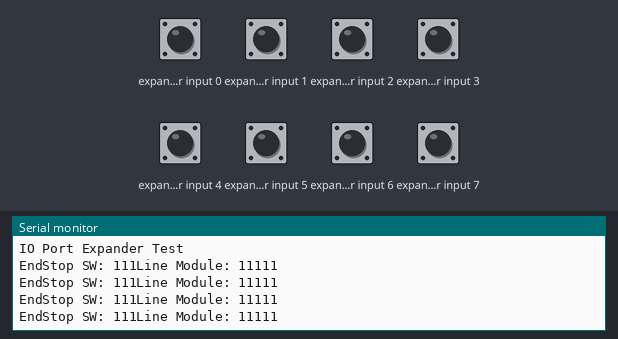
Recording of a sketch running on a simulated ESP32. Shown: the last lines printed to the serial monitor. Wiring (inferred from the names in the program): PCF8574 port expander at I2C address 0x23. The inputs (shaded band) are chosen by the test bench; at power-on: expander input 0–7 HIGH.

Above: at 1.8 s.
1.9 s: expander input 0 pulled LOW for 0.6 s
At 2.4 s:
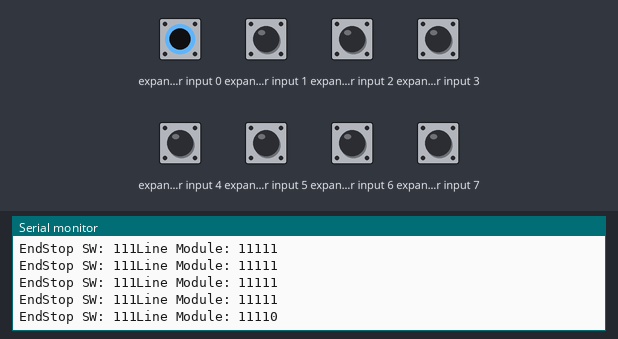
4.0 s: expander input 1 pulled LOW for 0.6 s
At 4.4 s:
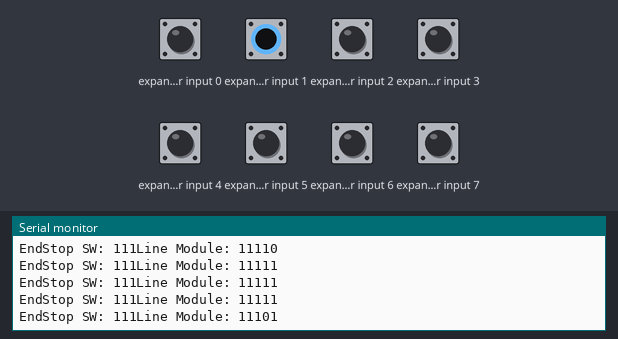
6.1 s: expander input 2 pulled LOW for 0.6 s
At 6.9 s:
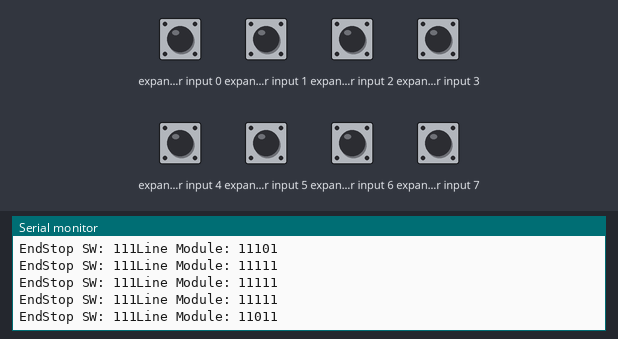
8.2 s: expander input 3 pulled LOW for 0.6 s
At 8.9 s:
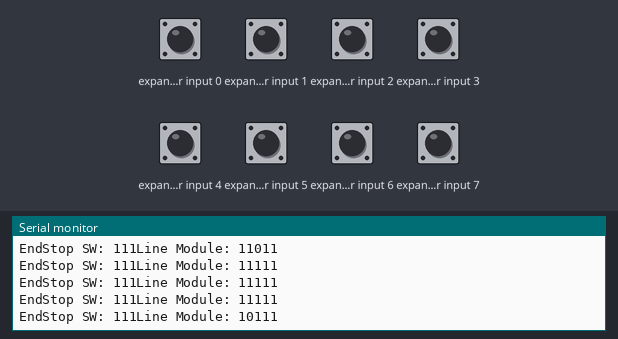
10.3 s: expander input 4 pulled LOW for 0.6 s
At 10.9 s:
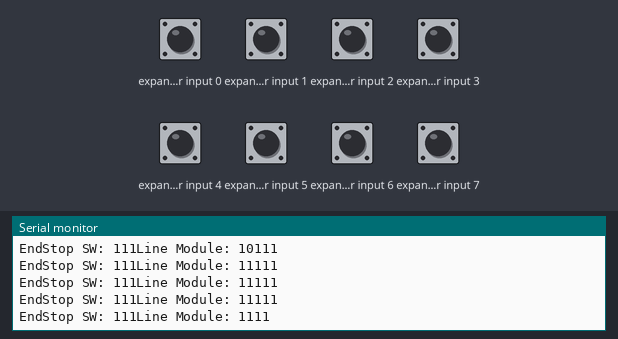
12.4 s: expander input 5 pulled LOW for 0.6 s
At 12.9 s:
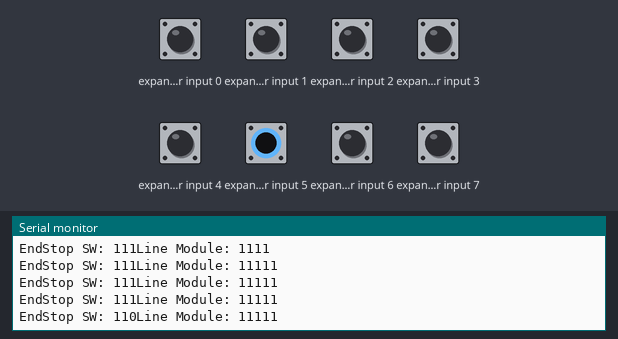
Timing chart, 0 to 15.4 s (numbered marks = the images above; inputs shaded):
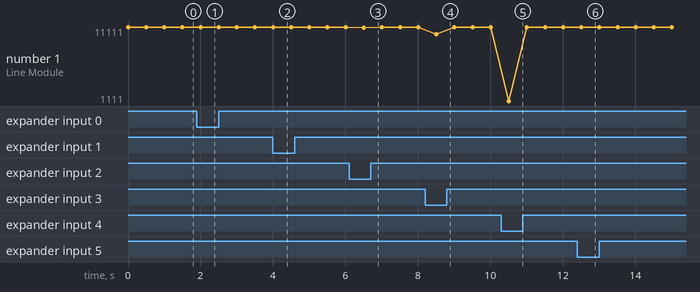

The sketch:

portExpander.ino
```cpp
/*
 *  Ex_06 - i2c PortExpander
 *  Getting sensor reading from EndStop Switch &
 *  5 channel lineSensors
 *
 *  PortExpander
 *  -- Bit 4 - 0
 *  -- Line sensor Module
 *  -- Bit 7 - 5
 *  -- End Stop switch Module
 */
#include <Wire.h>

#define I2C_SDA 19
#define I2C_SCL 18

#define PEXP_I2CADDR 0x23

uint8_t expanderData;

//Write a byte to the IO expander
void IOexpanderWrite(byte address, byte _data) {
    Wire.beginTransmission(address);
    Wire.write(_data);
    Wire.endTransmission();
}

//Read a byte from the IO expander
uint8_t IOexpanderRead(int address) {
    uint8_t _data;
    Wire.requestFrom(address, 1);
    if(Wire.available()) {
        _data = Wire.read();
    }
    return _data;
}


void setup() {
    Wire.begin(I2C_SDA, I2C_SCL);
    Serial.begin(115200); //set up serial library baud rate to 115200
    Serial.println("IO Port Expander Test");

    // Initialize PCF8574 configuration -> Pull High to Read
    IOexpanderWrite(PEXP_I2CADDR, 0xff);
}

void loop() {
    expanderData = IOexpanderRead(PEXP_I2CADDR);
    Serial.print("EndStop SW: ");
    Serial.print(expanderData >> 5, BIN);
    Serial.print("Line Module: ");
    Serial.println(expanderData & 0x1F , BIN);

    delay(500);
}
```

Measured:
- after the input at 1.9 s, the serial monitor: prints a new line after 0.10 s (image 1)
- after the input at 4.0 s, the serial monitor: prints a new line at once (image 2)
- after the input at 6.1 s, the serial monitor: prints a new line after 0.41 s (image 3)
- after the input at 8.2 s, the serial monitor: prints a new line after 0.31 s (image 4)
- after the input at 10.3 s, the serial monitor: prints a new line after 0.21 s (image 5)
- after the input at 12.4 s, the serial monitor: prints a new line after 0.11 s (image 6)
